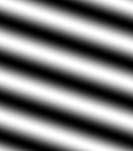
#> input picture interference_pattern/shape_fitting/ideal.tif, 133 x 151 px
$ python normalization_test.py
#> lines starting #> are read from the running program, lines starting #| are printed output that depends on the picture
import cv2
import matplotlib.pyplot as plt
import numpy as np
from scipy.stats import gaussian_kde
from skimage import exposure

ideal_img = cv2.imread('ideal.tif', 0)
#> ideal_img is the input picture: shape (151, 133); min 0, max 255, mean 127.2
crop_img = cv2.imread('crop.tif',0)
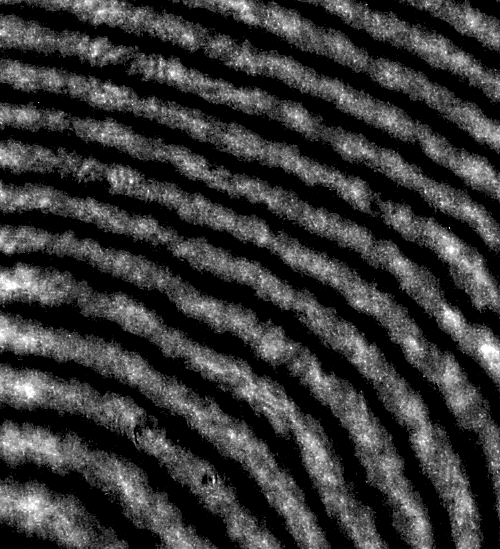
#> input picture interference_pattern/shape_fitting/crop.tif, 500 x 549 px
#> crop_img is the input picture: shape (549, 500); min 0, max 255, mean 55.2
crop_eq = exposure.equalize_hist(crop_img)
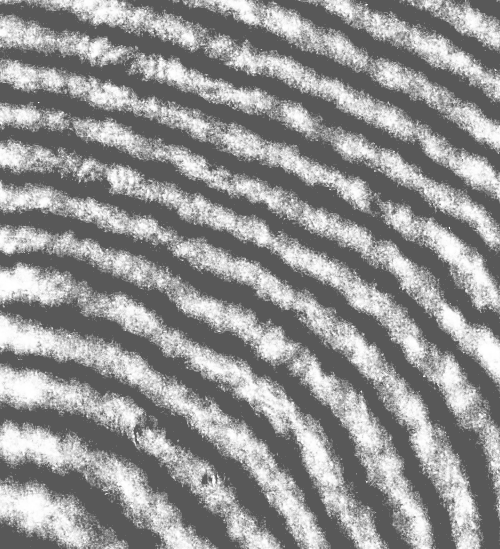
#> crop_eq: shape (549, 500) float64; min 0.348, max 1, mean 0.584
crop_eq2 = exposure.equalize_hist(crop_eq)
crop_adapteq = exposure.equalize_adapthist(crop_img, clip_limit = 0.03)
plt.imshow(crop_eq-crop_eq2)
#plt.imshow(np.concatenate((crop_eq,crop_eq2),axis=1))
plt.show()
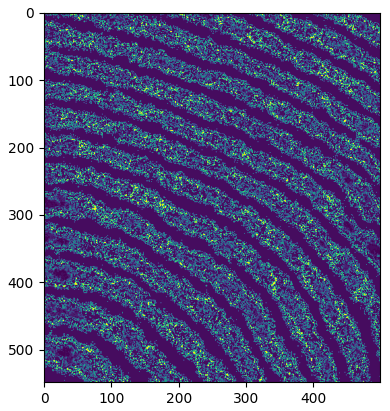
#> figure drawn by matplotlib, 1 panel
# [12 lines of commented-out code are left out]
hist_ideal, _ = np.histogram(ideal_img.flatten(), bins = np.amax(ideal_img))
#> hist_ideal = 255 values, max 983 at index 254, min 48 at index 123, mean 78.76
hist_crop, _ = np.histogram(crop_img.flatten(), bins = np.amax(crop_img))
#> hist_crop = 255 values, max 95483 at index 0, min 0 at index 1, mean 1076.5
#> (the run stopped early here; a loop or call above may not have finished)
